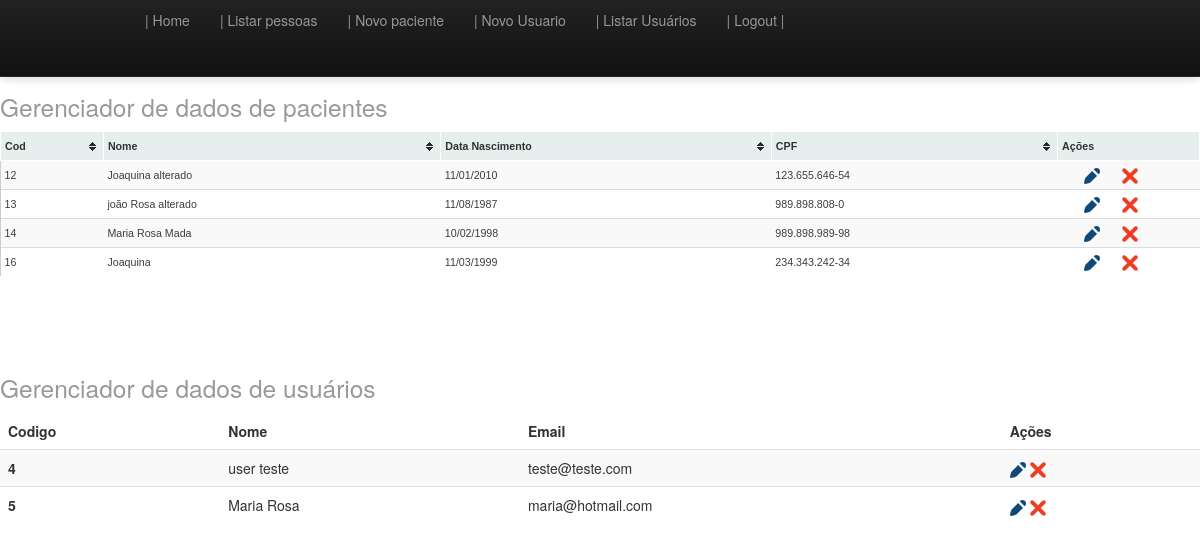
The app's page /home.php (signed in) with its own data.
### tables this page shows
CREATE TABLE IF NOT EXISTS `pessoa` (
  `idpessoa` int(11) NOT NULL AUTO_INCREMENT,
  `nome` varchar(255) DEFAULT NULL,
  `dataNascimento` varchar(45) DEFAULT NULL,
  `sexo` int(11) DEFAULT NULL,
  `cpf` varchar(150) DEFAULT NULL,
  `idtipoPessoa` int(11) DEFAULT NULL,
  `dataCadastro` datetime DEFAULT NULL,
  PRIMARY KEY (`idpessoa`)
);

CREATE TABLE IF NOT EXISTS `usuario` (
  `idusuario` int(11) NOT NULL AUTO_INCREMENT,
  `nome` varchar(255) DEFAULT NULL,
  `email` varchar(150) DEFAULT NULL,
  `senha` varchar(45) DEFAULT NULL,
  `dataCadastro` datetime DEFAULT NULL,
  `tipoUsuario` int(11) NOT NULL,
  `usuario` varchar(100) DEFAULT NULL,
  PRIMARY KEY (`idusuario`)
);

### classes/Funcoes.class.php (called while the page is built, shortened)
<?php
class Funcoes {
    public function mascara($val, $mask)
    {
        $maskared = '';
        $k = 0;
        for ($i = 0; $i <= strlen($mask) - 1; $i++)
        {
            if ($mask[$i] == '#')
            {
                if (isset($val[$k]))
                {
                    $maskared .= $val[$k++];
                }
            }
            else
            {
                if (isset($mask[$i]))
                {
                    $maskared .= $mask[$i];
                }
            }
        }
        return $maskared;
    }
    public function convertData($data, $format)
    {
        switch ($format)
        {
            case 1:
                $data = explode('-', $data);
                $data = $data[2] . '/' . $data[1] . '/' . $data[0];
                break;
        }
        return $data;
    }
    public function base64($vlr, $tipo)
    {
        switch ($tipo)
        {
            case 1: $rst = base64_encode($vlr);
                break;
        }
        return $rst;
    }
    public function isAdmin()
    {
        return ($_SESSION['tipoUsuario'] == 1 ? TRUE : FALSE);
    }
    public function permissao($permissao = false)
    {
        if (($permissao == 1) && ($_SESSION['tipoUsuario'] == 1))
        {
            $return = true;
        }
        else if (($permissao == 2) && ($_SESSION['tipoUsuario'] == 1 || $_SESSION['tipoUsuario'] == 2))
        {
            $return = true;
        }
        else
        {
            $return = false;
        }
        return $return;
    }
}
?>

### classes/Pessoa.class.php (called while the page is built, shortened)
<?php
include_once 'Conexao.class.php';
include_once 'Funcoes.class.php';
class Pessoa {
    private $con;
    public function __construct() {
        $this->con = new Conexao();
    }
    public function querySelect() {
        try {
            $select = $this->con->conectar()->prepare("SELECT * FROM `pessoa`;");
            $select->execute();
            return $select->fetchAll();
        } catch (Exception $ex) {
            return 'erro ' . $ex->getMessage();
        }
    }
}

### classes/Conexao.class.php (called while the page is built, shortened)
<?php
class Conexao {
    private static $pdo;
    public static function conectar()
    {
        if (is_null(self::$pdo))
        {
            self::$pdo = new PDO('mysql:host=localhost;dbname=controlepacientes', 'root', '');
            self::$pdo->setAttribute(PDO::ATTR_ERRMODE, PDO::ERRMODE_EXCEPTION);
        }
        return (self::$pdo) ? self::$pdo : false;
    }
}

### classes/Usuario.class.php (called while the page is built, shortened)
<?php
include_once 'Conexao.class.php';
include_once 'Funcoes.class.php';
class Usuario {
    private $con;
    public function __construct()
    {
        $this->con = new Conexao();
    }
    public function querySelect()
    {
       try {
            $select = $this->con->conectar()->prepare("SELECT * FROM `usuario`;");
            $select->execute();
            return $select->fetchAll();
        } catch (Exception $ex) {
            return 'erro ' . $ex->getMessage();
        }
    }
}

### listarPessoas.php (the view, shortened to what this page needs)
<?php
require_once 'classes/Funcoes.class.php';
require_once 'classes/Pessoa.class.php';
$objFuncoes = new Funcoes();
$objPessoa = new Pessoa();
$objFuncoes->isLogado();
include 'header.php';
include 'menu.php';
?>
<div><h1 class=""><small><?php echo TITULO; ?></small></h1></div>
<div class="" style="">
    <?php
    if (!isset($pessoa)) { ?>
        <table id="tabelaPacientes" class="table tablesorter table-striped tabelaPacientes">
            <thead>
                <tr>
                    <th scope="col">Cod</th>
                    <th scope="col">Nome</th>
                    <th scope="col">Data Nascimento</th>
                    <th scope="col">CPF</th>
                    <th scope="col">Ações</th>
                </tr>
            </thead>
            <tbody>
                <?php
                if (isset($_SESSION['logado']) && $_SESSION['logado'] == true) {
                    foreach ($objPessoa->querySelect() as $rst) {
                        ?>
                        <tr>
                            <td widht="20%" scope='row' ><?php echo isset($rst['idpessoa']) ? $rst['idpessoa'] : "-"; ?></td>
                            <td widht="25%"><?php echo isset($rst['nome']) ? $rst['nome'] : "-"; ?></td>
                            <td widht="10%"><?php echo isset($rst['dataNascimento']) ? $objFuncoes->convertData($rst['dataNascimento'], 1) : "-"; ?></td>
                            <td widht="25%"><?php echo isset($rst['cpf']) ? $objFuncoes->mascara($rst['cpf'], "###.###.###-##") : "-"; ?></td>
                            <td widht="20%">
                                <div class="liacoes">
                                    <div name="lieditar" id="<?= isset($rst['idpessoa']) ? $objFuncoes->base64($rst['idpessoa'], 1) : "" ?>" >
                                        <a class="editar" title="Editar dados"><img src="img/ico-editar.png" width="16" height="16" alt="Editar"></a></div>
                                    <a class="excluir" href="?acao=delet&ted=<?= isset($rst['idpessoa']) ? $objFuncoes->base64($rst['idpessoa'], 1) : "" ?>" title="Excluir esse dado"><img src="img/ico-excluir.png" width="16" height="16" alt="Excluir"></a>
                                </div>
                            </td>
                        </tr>
                        <?php
                    }
                }
                ?>
            </tbody>
        </table>
    <?php } ?>
</div>
<?php
include 'footer.php';
?>

### header.php (shortened to what this page needs)
<!DOCTYPE HTML>
<html lang="pt-br">
    <head>
        <link href="css/estilo.css" rel="stylesheet" type="text/css" media="all">
        <link href="css/bootstrap-responsive.min.css" rel="stylesheet" type="text/css" media="all">
        <link href="css/bootstrap.min.css" rel="stylesheet" type="text/css" media="all">
        <link rel="stylesheet" href="css/blue/style.css">
    </head>
    <body>

### menu.php (shortened to what this page needs)
<nav class="navbar navbar-fixed-top navbar-inverse">
    <div class="navbar-inner">
        <div class="container">
            <div class="nav-collapse">
                <ul class="nav">
                    <li><a href="home.php"> | Home </a></li>
                    <?= $objFuncoes->permissao(2) ? '<li><a href="listarPessoas.php"> | Listar pessoas </a></li>' : "" ?>
                    <?= $objFuncoes->permissao(1) ? '<li> <a href="cadastrarPessoa.php"> | Novo paciente </a></li>' : "" ?>
                    <?= $objFuncoes->permissao(1) ? '<li><a href="cadastrarUsuario.php"> | Novo Usuario </a></li>' : "" ?>
                    <?= $objFuncoes->permissao(1) ? '<li><a href="listarUsuarios.php"> | Listar Usuários </a></li>' : "" ?>
                    <li><a href="logout.php"> | Logout | </a></li>
                </ul>
            </div>
        </div>
    </div>
</nav>

### footer.php
</body>
</html>

### home.php
<?php
require_once 'classes/Funcoes.class.php';
require_once 'classes/Usuario.class.php';
$func = new Funcoes();
$func->isLogado();
include './listarPessoas.php';
if ($func->isAdmin())
{
    include './listarUsuarios.php';
}

### listarUsuarios.php (shortened to what this page needs)
<?php
require_once 'classes/Funcoes.class.php';
require_once 'classes/Usuario.class.php';
$objFuncoes = new Funcoes();
$objUsuario = new Usuario();
$objFuncoes->isLogado();
include 'header.php';
include 'menu.php';
?>
<div><h1 class=""><small><?php echo TITULO_USUARIO; ?></small></h1></div>
<div>
    <table class="table table-striped">
        <thead>
            <tr>
                <th scope="col">Codigo</th>
                <th scope="col">Nome</th>
                <th scope="col">Email</th>
                <th scope="col">Ações</th>
            </tr>
        </thead>
        <tbody>
            <?php
            foreach ($objUsuario->querySelect() as $rst)
            {
                ?>
                <tr>
                    <th scope="row"><?php echo $rst['idusuario']; ?></th>
                    <td><?php echo $rst['nome'] ?></td>
                    <td><?php echo $rst['email']; ?></td>
                    <td>
                        <div class="">
                            <a class="editar" href="?acao=edit&func=<?= $objFuncoes->base64($rst['idusuario'], 1) ?>" title="Editar dados"><img src="img/ico-editar.png" width="16" height="16" alt="Editar"></a>
                            <a class="excluir" href="?acao=delet&func=<?= $objFuncoes->base64($rst['idusuario'], 1) ?>" title="Excluir esse dado"><img src="img/ico-excluir.png" width="16" height="16" alt="Excluir"></a>
                        </div>
                    </td>
                </tr>
            <?php }
            ?>
        </tbody>
    </table>
</div>
<?php include 'footer.php'; ?>

### css/estilo.css (style rules this page uses)
body,#formulario { margin-left: 5%; }
div.container { margin-bottom: 3%; }
h1 { padding-top: 6%!important; }
.liacoes { width:100%; cursor: pointer; }
.liacoes div { width:45%; float: left; text-align: center; }

### css/blue/style.css (style rules this page uses)
table.tablesorter { font-family:arial; background-color: #CDCDCD; margin:10px 0pt 15px; font-size: 8pt; width: 100%; text-align: left; }
table.tablesorter thead tr th, table.tablesorter tfoot tr th { background-color: #e6EEEE; border: 1px solid #FFF; font-size: 8pt; padding: 4px; }
table.tablesorter thead tr .header { background-image: url(bg.gif); background-repeat: no-repeat; background-position: center right; cursor: pointer; }
table.tablesorter tbody td { color: #3D3D3D; padding: 4px; background-color: #FFF; vertical-align: top; }

### records on screen
pessoa: idpessoa "12", nome "Joaquina alterado", dataNascimento "11/01/2010", cpf "123.655.646-54"
pessoa: idpessoa "13", nome "joão Rosa alterado", dataNascimento "11/08/1987", cpf "989.898.808-0"
pessoa: idpessoa "14", nome "Maria Rosa Mada", dataNascimento "10/02/1998", cpf "989.898.989-98"
pessoa: idpessoa "16", nome "Joaquina", dataNascimento "11/03/1999", cpf "234.343.242-34"
usuario: idusuario "4", nome "user teste", email "teste@teste.com"
usuario: idusuario "5", nome "Maria Rosa", email "maria@hotmail.com"

### other values on screen
TITULO "Gerenciador de dados de pacientes"
TITULO_USUARIO "Gerenciador de dados de usuários"
